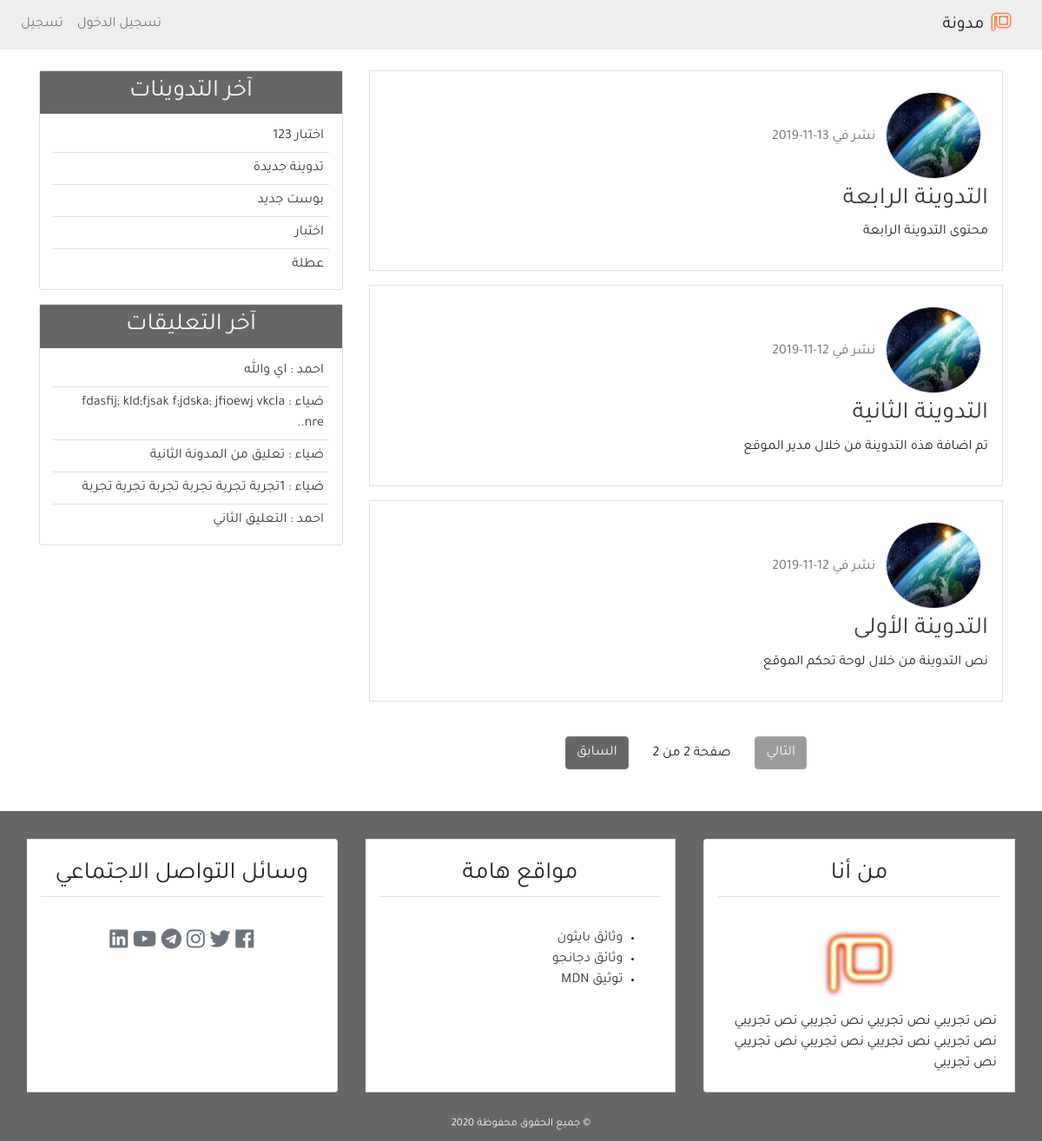
Screenshot of /?page=2 with the database file from the repository.
### blog/models.py (models this page shows, shortened)
class Post(models.Model):
    title = models.CharField(max_length=100)
    content = models.TextField()
    post_date = models.DateTimeField(default=timezone.now)
    post_update = models.DateTimeField(auto_now=True)
    author = models.ForeignKey(User , on_delete=models.CASCADE)
    class Meta:
        ordering = ('-post_date',)

class Comment(models.Model):
    name = models.CharField(max_length=50 , verbose_name="الاسم")
    email = models.EmailField(verbose_name="البريد الإلكتروني")
    body = models.TextField(verbose_name="التعليق")
    comment_date = models.DateTimeField(auto_now_add=True)
    active = models.BooleanField(default=False)
    post = models.ForeignKey(Post , on_delete=models.CASCADE , related_name='comments')
    class Meta:
        ordering = ('-comment_date',)

### user/models.py (models this page shows, shortened)
class Profile(models.Model):
    image = models.ImageField(default='default.jpg' , upload_to='profile_pics')
    user = models.OneToOneField(User , on_delete=models.CASCADE)

### blog/views.py (the view)
# urls.py: path('' , views.home , name = 'home'),
def home(request):
    posts = Post.objects.all()
    paginator = Paginator(posts , 5)
    page = request.GET.get('page')
    try :
        posts = paginator.page(page)
    except PageNotAnInteger:
        posts = paginator.page(1)
    except EmptyPage :
        posts = paginator.page(paginator.num_page)
    context = {
        'title' : 'الصفحة الرئيسية',
        'posts' : posts,
        'page' : page,
    }
    return render(request , 'blog/index.html' , context)

### blog/templatetags/post_tag.py (called while the page is built)
@register.inclusion_tag('blog/latest_post.html')
def latest_posts():
    context = {
        'l_posts' : Post.objects.all()[0:5]
    }
    return context

@register.inclusion_tag('blog/latest_comment.html')
def latest_comments():
    context = {
        'l_comments' : Comment.objects.filter(active=True)[:5]
    }
    return context

### blog/templates/blog/index.html (shortened to what this page needs)
{% extends 'blog/base.html' %}
{% block content %}
{% for post in posts %}
    <div class="border p-3 mb-3">
        <img class = "rounded-circle border m-2" width="110px" height="100px" src="{{post.author.profile.image.url}}" alt="صورة الناشر" >
        <span class="text-secondary">نشر في {{post.post_date|date:'d-m-Y'}}</span>
        <h3><a href="{% url 'detail' post.id %}" class="text-dark">{{post.title}}</a></h3>
        <p>{{post.content}}</p>
    </div>
{% endfor %}
{% include 'blog/pagination.html' with page=posts %}
{% endblock content %}

### blog/templates/blog/latest_post.html
<ul class="list-group-flush latest-post">
    {% for post in l_posts %}
    <li class="list-group-item latest-post-item">
        <a class="text-dark" href="{% url 'detail' post.id %}">{{post.title}}</a>
    </li>
    {% endfor %}
</ul>

### blog/templates/blog/latest_comment.html
<ul class="list-group-flush latest-comment">
    {% for comment in l_comments %}
    <li class="list-group-item latest-comment-item">
        <a class="text-dark" href="{% url 'detail' comment.post.id %}">
            {{comment.name}} :
            {% if comment.body|length > 45 %}
            {{comment.body|slice:'45'}}..
            {% else %}
            {{comment.body}}
            {% endif %}
        </a>
    </li>
    {% empty %}
     <li class="list-group-item latest-comment-item">لا توجد تعليقات</li>
    {% endfor %}
</ul>

### blog/static/blog/CSS/main.css (style rules this page uses)
html , body { direction: rtl; text-align: right; }
body { font-family: 'Tajawal' , sans-serif; }
.latest-post, .latest-comment { padding: 0px 15px; }
.latest-post .latest-post-item , .latest-comment .latest-comment-item { padding: 6px; }
.latest-post li:first-child , .latest-comment li:first-child { border-top: 0px; }
.latest-post li:last-child , .latest-comment li:last-child { border-bottom: 0px; padding-bottom: 0px; }

### rows the page displays
Post: author.profile.image (picture), post_date "13-11-2019", title "التدوينة الرابعة", content "محتوى التدوينة الرابعة"
Post: author.profile.image (picture), post_date "12-11-2019", title "التدوينة الثانية", content "تم اضافة هذه التدوينة من خلال مدير الموقع"
Post: author.profile.image (picture), post_date "12-11-2019", title "التدوينة الأولى", content "نص التدوينة من خلال لوحة تحكم الموقع"
Post: title "اختبار 123"
Post: title "تدوينة جديدة"
Post: title "بوست جديد"
Post: title "اختبار"
Post: title "عطلة"
Comment: name "احمد", body "اي والله"
Comment: name "ضياء", body "fdasfij; kld;fjsak f;jdska; jfioewj vkcla nre"
Comment: name "ضياء", body "تعليق من المدونة الثانية"
Comment: name "ضياء", body "1تجربة تجربة تجربة تجربة تجربة تجربة"
Comment: name "احمد", body "التعليق الثاني"

### other values shown
{{ page.paginator.num_pages }} "2"
